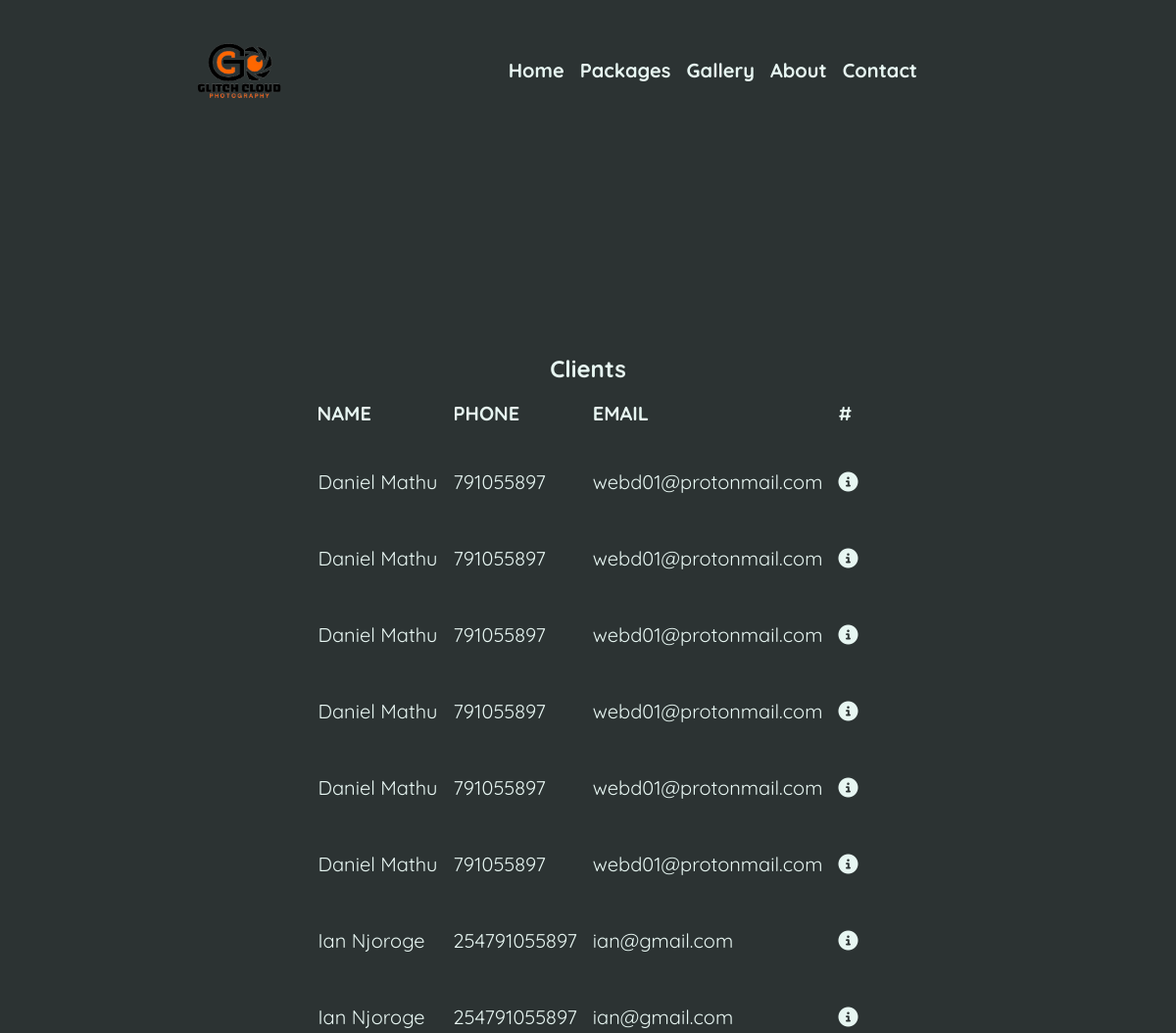
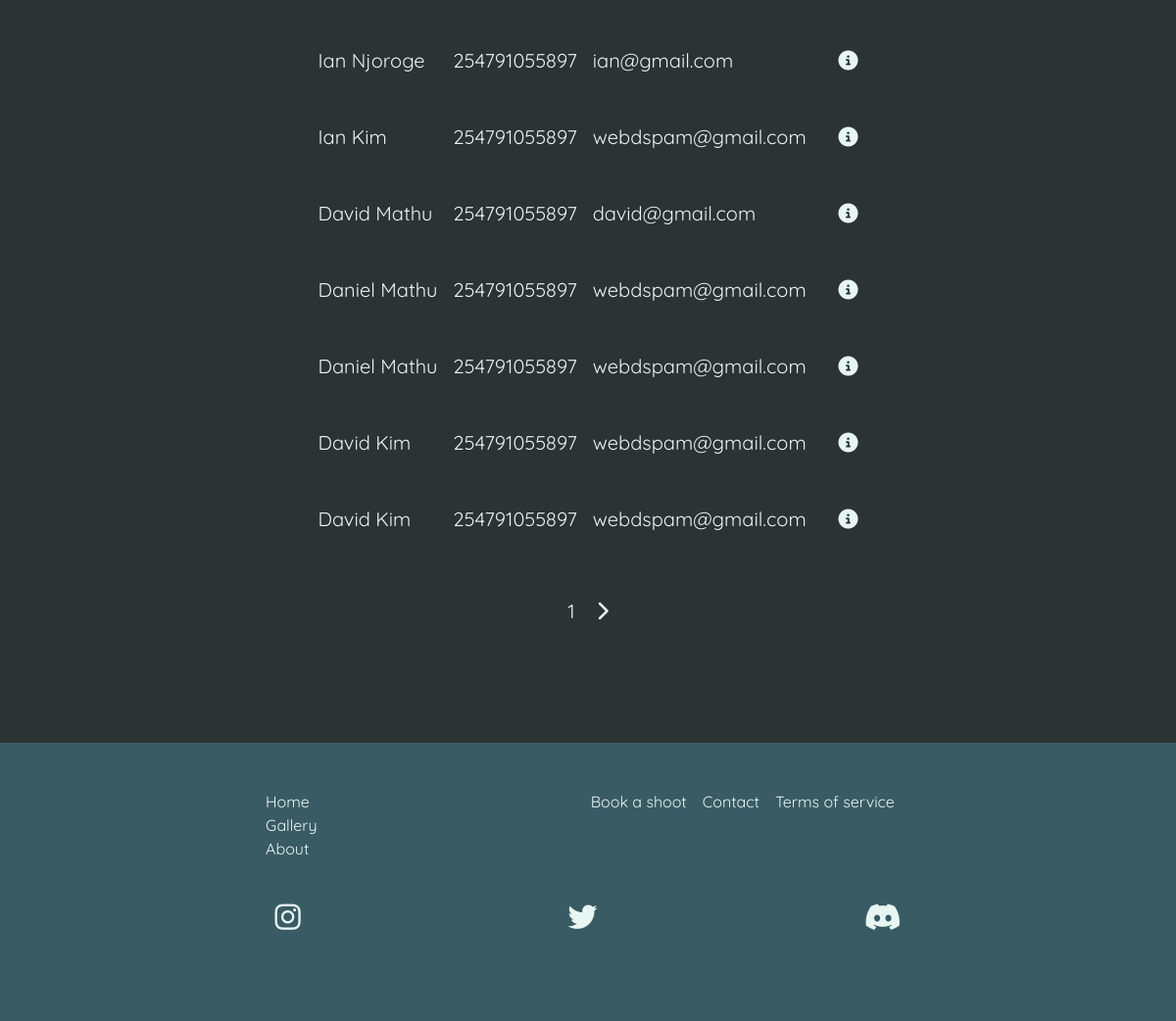
Screenshot of /dashboard/clients (signed in) with the database file from the repository (2 pictures, top to bottom).
### shop/models.py (models this page shows, shortened)
class Client(models.Model):
    first_name = models.CharField(max_length=20)
    last_name = models.CharField(max_length=20)
    phone = models.CharField(max_length=12)
    email = models.EmailField()

### dashboard/views.py (the view)
# urls.py: path("clients", ClientList.as_view(), name="client-list"),
class ClientList(LoginRequiredMixin, ListView):
    model = Client
    template_name: str = "clients.html"
    context_object_name: str = "clients"
    paginate_by: int = 15

### dashboard/templates/clients.html
{% extends 'base.html' %}
{% block content %}
<section class="shoots min-h-screen">
    <div class="shoots text-xl flex flex-col items-center mt-10">
        <div class="flex justify-start">
            <h1 class="font-bold text-2xl">Clients</h1>
        </div>
        <table class="table-auto">
            <thead class="uppercase text-left">
                <tr>
                    <th class="py-3 px-2 md:px-10">Name</th>
                    <th class="py-3 px-2 md:px-10">Phone</th>
                    <th class="py-3 px-2 md:px-10">Email</th>
                    <th class="py-3 px-2 md:px-10">#</th>
                </tr>
            </thead>
            <tbody>
                {% for client in clients %}
                <tr
                    class="border-2 border-backgroundPrimary {% if shoot.booked %} text-green-700 {% else %} text-textPrimary {% endif %}">
                    <td class="py-4 px-2 md:px-10 ">
                        {{client.first_name}} {{client.last_name}}
                    </td>
                    <td class="py-4 px-2 md:px-10 ">
                        {{client.phone}}
                    </td>
                    <td class="py-4 px-2 md:px-10 ">
                        {{client.email}}
                    </td>
                    <td class="py-4 px-2 md:px-10 text-center">
                        <a href="/dashboard/client/{{client.id}}">
                            <i class="fa-solid fa-circle-info"></i>
                        </a>
                    </td>
                </tr>
                {% endfor %}
            </tbody>
        </table>
        {% include 'paginator.html' %}
    </div>
</section>
{% endblock %}

### static/css/style.css (style rules this page uses)
a { color: #7be5e9; }

### rows the page displays
Client: first_name "Daniel", last_name "Mathu", phone "791055897", email "webd01@protonmail.com"
Client: first_name "Daniel", last_name "Mathu", phone "791055897", email "webd01@protonmail.com"
Client: first_name "Daniel", last_name "Mathu", phone "791055897", email "webd01@protonmail.com"
Client: first_name "Daniel", last_name "Mathu", phone "791055897", email "webd01@protonmail.com"
Client: first_name "Daniel", last_name "Mathu", phone "791055897", email "webd01@protonmail.com"
Client: first_name "Daniel", last_name "Mathu", phone "791055897", email "webd01@protonmail.com"
Client: first_name "Ian", last_name "Njoroge", phone "254791055897", email "ian@gmail.com"
Client: first_name "Ian", last_name "Njoroge", phone "254791055897", email "ian@gmail.com"
Client: first_name "Ian", last_name "Njoroge", phone "254791055897", email "ian@gmail.com"
Client: first_name "Ian", last_name "Kim", phone "254791055897", email "webdspam@gmail.com"
Client: first_name "David", last_name "Mathu", phone "254791055897", email "david@gmail.com"
Client: first_name "Daniel", last_name "Mathu", phone "254791055897", email "webdspam@gmail.com"
Client: first_name "Daniel", last_name "Mathu", phone "254791055897", email "webdspam@gmail.com"
Client: first_name "David", last_name "Kim", phone "254791055897", email "webdspam@gmail.com"
Client: first_name "David", last_name "Kim", phone "254791055897", email "webdspam@gmail.com"

### other values shown
{{ page_obj.number }} "1"
